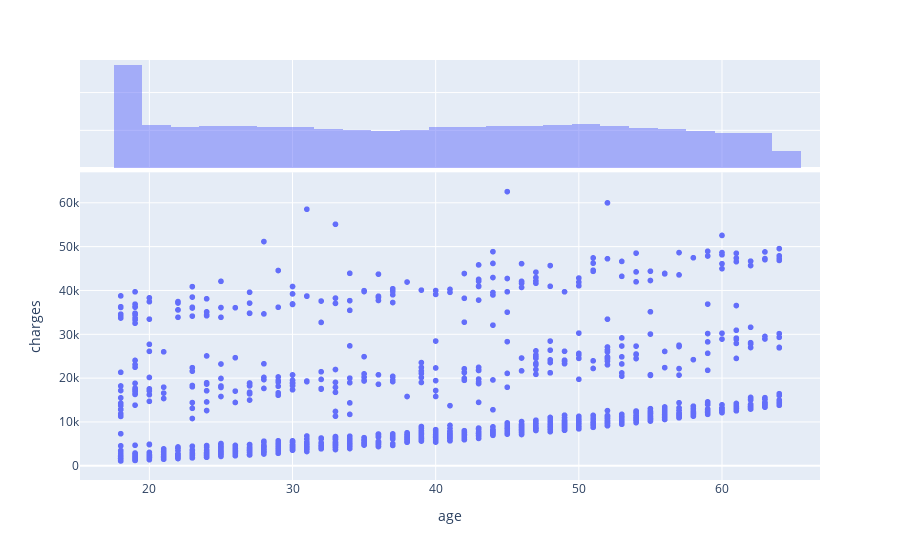

Notebook source saved alongside this figure:
### Code cell
check_jointplot(df, x='age', y='charges')

### Figure 1 — Plotly figure (JSON) as saved in the notebook; plotly's stock layout.template omitted (floating-point values rounded to 4 significant figures; data arrays with more than 128 entries replaced by an {"elided": "..."} marker saying what was removed)
{"data": [{"hovertemplate": "age=%{x}<br>charges=%{y}<extra></extra>", "legendgroup": "", "marker": {"color": "#636efa", "symbol": "circle"}, "mode": "markers", "name": "", "showlegend": false, "type": "scattergl", "x": {"elided": "1329 int values"}, "xaxis": "x", "y": {"elided": "1329 float values"}, "yaxis": "y"}, {"alignmentgroup": "True", "bingroup": "x", "hovertemplate": "age=%{x}<br>count=%{y}<extra></extra>", "legendgroup": "", "marker": {"color": "#636efa"}, "name": "", "offsetgroup": "", "opacity": 0.5, "showlegend": false, "type": "histogram", "x": {"elided": "1329 int values"}, "xaxis": "x2", "yaxis": "y2"}], "layout": {"barmode": "overlay", "legend": {"tracegroupgap": 0}, "margin": {"t": 60}, "xaxis": {"anchor": "y", "domain": [0, 1], "title": {"text": "age"}}, "xaxis2": {"anchor": "y2", "domain": [0, 1], "matches": "x", "showgrid": true, "showticklabels": false}, "yaxis": {"anchor": "x", "domain": [0, 0.7326], "title": {"text": "charges"}}, "yaxis2": {"anchor": "x2", "domain": [0.7426, 1], "matches": "y2", "showgrid": true, "showline": false, "showticklabels": false, "ticks": ""}}}
